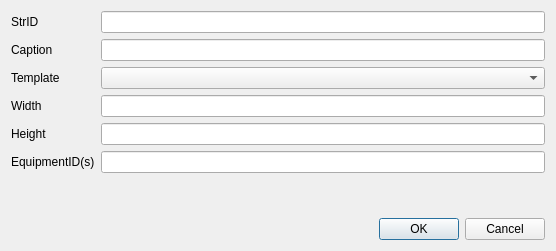
<?xml version="1.0" encoding="UTF-8"?>
<ui version="4.0">
 <class>CreateSchemaDialog</class>
 <widget class="QDialog" name="CreateSchemaDialog">
  <property name="geometry">
   <rect>
    <x>0</x>
    <y>0</y>
    <width>556</width>
    <height>251</height>
   </rect>
  </property>
  <property name="windowTitle">
   <string>Dialog</string>
  </property>
  <layout class="QGridLayout" name="gridLayout">
   <item row="2" column="0">
    <widget class="QDialogButtonBox" name="buttonBox">
     <property name="orientation">
      <enum>Qt::Horizontal</enum>
     </property>
     <property name="standardButtons">
      <set>QDialogButtonBox::Cancel|QDialogButtonBox::Ok</set>
     </property>
    </widget>
   </item>
   <item row="1" column="0">
    <layout class="QFormLayout" name="formLayout">
     <property name="fieldGrowthPolicy">
      <enum>QFormLayout::AllNonFixedFieldsGrow</enum>
     </property>
     <item row="0" column="0">
      <widget class="QLabel" name="strIdLabel">
       <property name="text">
        <string>StrID</string>
       </property>
      </widget>
     </item>
     <item row="0" column="1">
      <widget class="QLineEdit" name="strdIdEdit">
       <property name="maxLength">
        <number>1024</number>
       </property>
      </widget>
     </item>
     <item row="1" column="0">
      <widget class="QLabel" name="captionLabel">
       <property name="text">
        <string>Caption</string>
       </property>
      </widget>
     </item>
     <item row="1" column="1">
      <widget class="QLineEdit" name="captionEdit">
       <property name="maxLength">
        <number>1024</number>
       </property>
      </widget>
     </item>
     <item row="3" column="0">
      <widget class="QLabel" name="widthLabel">
       <property name="text">
        <string>Width</string>
       </property>
      </widget>
     </item>
     <item row="3" column="1">
      <widget class="QLineEdit" name="widthEdit"/>
     </item>
     <item row="4" column="0">
      <widget class="QLabel" name="heigtLabel">
       <property name="text">
        <string>Height</string>
       </property>
      </widget>
     </item>
     <item row="4" column="1">
      <widget class="QLineEdit" name="heightEdit"/>
     </item>
     <item row="5" column="0">
      <widget class="QLabel" name="equipmentIdLabel">
       <property name="text">
        <string>EquipmentID(s)</string>
       </property>
      </widget>
     </item>
     <item row="5" column="1">
      <widget class="QLineEdit" name="equipmentIdEdit">
       <property name="enabled">
        <bool>true</bool>
       </property>
      </widget>
     </item>
     <item row="2" column="0">
      <widget class="QLabel" name="templateLabel">
       <property name="text">
        <string>Template</string>
       </property>
      </widget>
     </item>
     <item row="2" column="1">
      <widget class="QComboBox" name="templateComboBox">
       <property name="currentIndex">
        <number>-1</number>
       </property>
       <property name="duplicatesEnabled">
        <bool>false</bool>
       </property>
      </widget>
     </item>
    </layout>
   </item>
  </layout>
 </widget>
 <resources/>
 <connections>
  <connection>
   <sender>buttonBox</sender>
   <signal>accepted()</signal>
   <receiver>CreateSchemaDialog</receiver>
   <slot>accept()</slot>
   <hints>
    <hint type="sourcelabel">
     <x>248</x>
     <y>254</y>
    </hint>
    <hint type="destinationlabel">
     <x>157</x>
     <y>274</y>
    </hint>
   </hints>
  </connection>
  <connection>
   <sender>buttonBox</sender>
   <signal>rejected()</signal>
   <receiver>CreateSchemaDialog</receiver>
   <slot>reject()</slot>
   <hints>
    <hint type="sourcelabel">
     <x>316</x>
     <y>260</y>
    </hint>
    <hint type="destinationlabel">
     <x>286</x>
     <y>274</y>
    </hint>
   </hints>
  </connection>
 </connections>
</ui>
